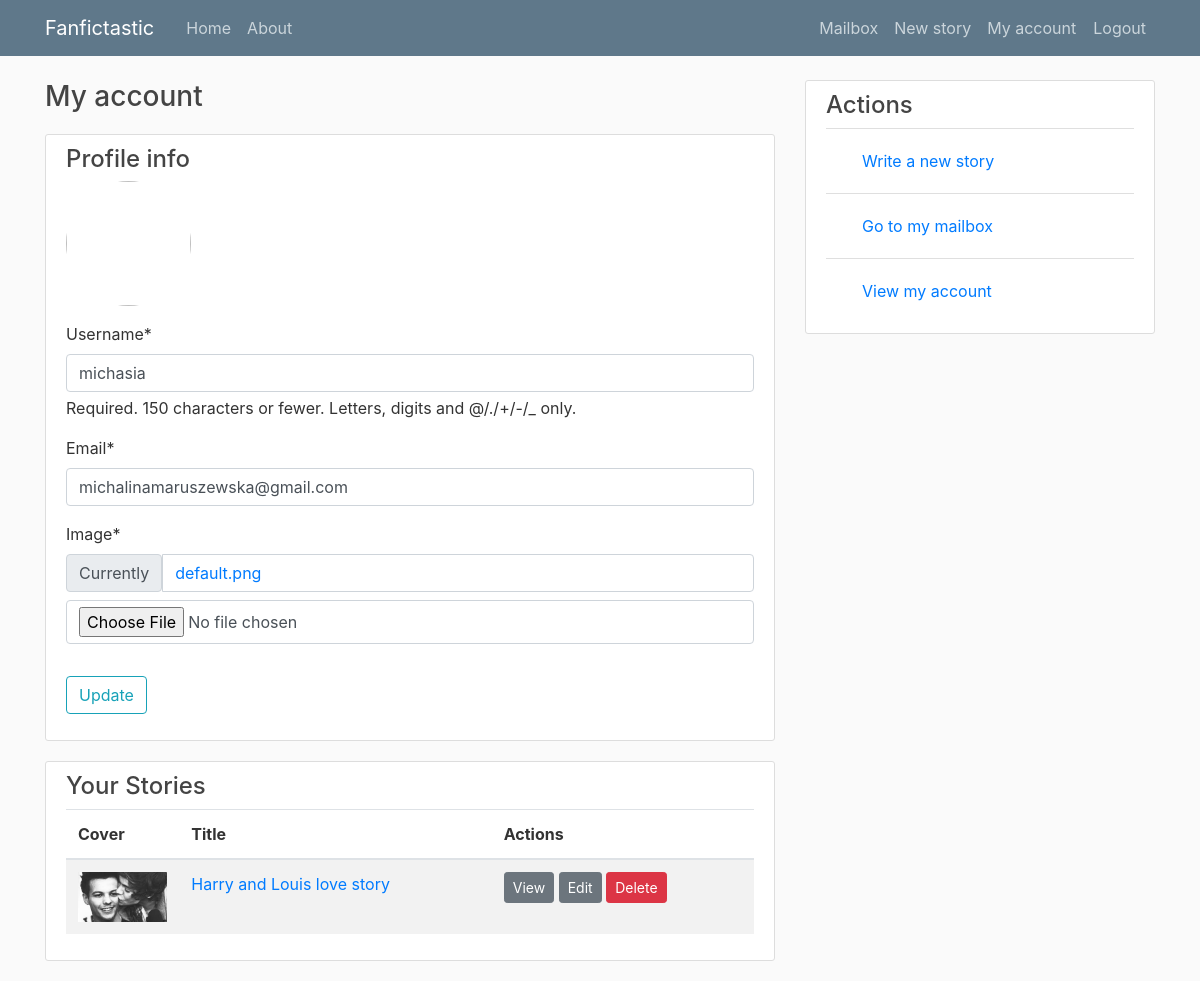
The app's page /profile/ (signed in), older data.
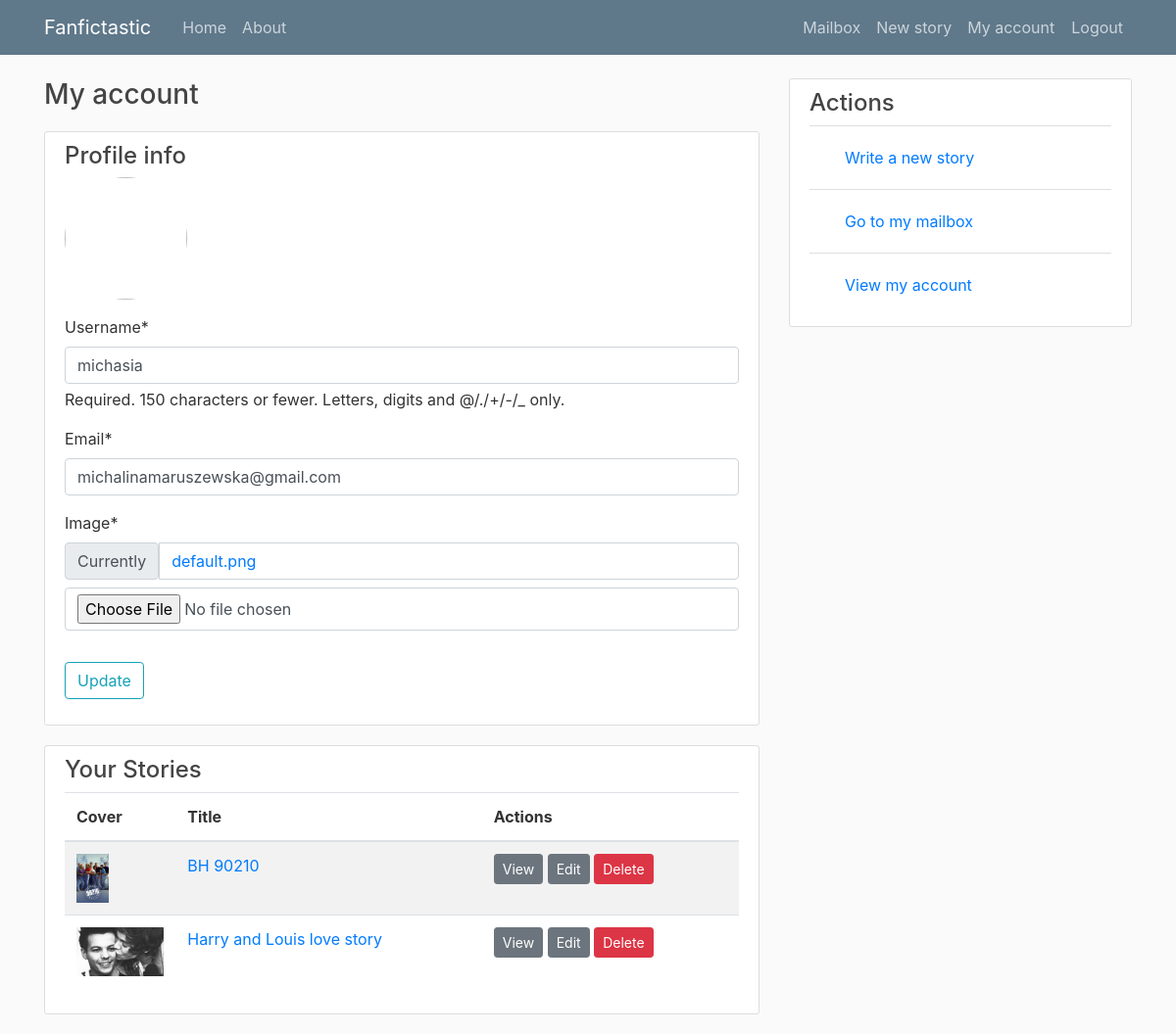
The same page, newer data.
### stories/models.py (models this page shows, shortened)
class Story(models.Model):
    STATUS_CHOICES = [
        ('draft', 'Draft (private)'),
        ('published', 'Published'),
    ]
    title = models.CharField(max_length=100)
    author = models.ForeignKey(User, on_delete=models.CASCADE, related_name='stories')
    summary = models.TextField(max_length=500)
    fandom = models.CharField(max_length=100)
    genre = models.ForeignKey(Genre, on_delete=models.SET_NULL, null=True, related_name='stories')
    status = models.CharField(
        max_length=20,
        choices=STATUS_CHOICES,
        default='draft'
    )
    date_published = models.DateTimeField(default=timezone.now)
    cover_image = models.ImageField(
        upload_to='covers/',
        storage=MediaCloudinaryStorage(),
        blank=True,
        null=True
    )
    def get_absolute_url(self):
        return reverse('story-detail', kwargs={'pk': self.pk})

### users/views.py (the view)
# urls.py: path('profile/', user_views.profile, name='profile'),
@login_required
def profile(request):
    if request.method == 'POST':
        u_form = UserUpdateForm(request.POST, instance=request.user)
        p_form = ProfileUpdateForm(request.POST,
                                request.FILES,
                                instance=request.user.profile)
        if u_form.is_valid() and p_form.is_valid():
            u_form.save()
            p_form.save()
            messages.success(request, f'Your account has been updated')
            return redirect('profile')
    else:
        u_form = UserUpdateForm(instance=request.user)
        p_form = ProfileUpdateForm(instance=request.user.profile)
    user_stories = request.user.stories.all().order_by('-date_published')
    context = {
        'u_form': u_form,
        'p_form': p_form,
        'stories': user_stories,
        'title': 'Profile',
    }
    return render(request, 'users/profile.html', context)

### users/forms.py
class UserUpdateForm(forms.ModelForm):
    email = forms.EmailField()
    class Meta:
        model = User
        fields = ['username', 'email']

class ProfileUpdateForm(forms.ModelForm):
    class Meta:
        model = Profile
        fields = ['image']

### users/models.py (called while the page is built)
    def get_image_url(self):
        if self.image: # Generate a Cloudinary thumbnail URL
            return cloudinary_url(
                self.image.name, width=300, height=300, crop="lfill"
            )[0]
        else: # Fallback to static default image
            return static('default-profile.png')

### users/templates/users/profile.html (shortened to what this page needs)
{% extends "stories/base.html" %}
{% load crispy_forms_tags %}
{% block content %}
<h1>My account</h1>
<div class="content-section">
    <h4>Profile info</h4>
    <form method="POST" enctype="multipart/form-data">
        <fieldset class="form-group">
            <div class="media">
                <img class="rounded-circle account-img" src="{{ user.profile.get_image_url }}">
            </div>
            {{ u_form|crispy }}
            {{ p_form|crispy }}
        </fieldset>
        <div class="form-group">
            <button class="btn btn-outline-info" type="submit">Update</button>
        </div>
    </form>
</div>
<div class="content-section">
    <h4>Your Stories</h4>
    {% if stories %}
    <table class="table table-striped align-middle">
        <thead>
            <tr>
                <th>Cover</th>
                <th>Title</th>
                <th>Actions</th>
            </tr>
        </thead>
        <tbody>
            {% for story in stories %}
            <tr>
                <td style="width: 80px;">
                    {% if story.cover_image %}
                    <img src="{{ story.cover_image.url }}" alt="{{ story.title }} cover" style="height:50px;">
                    {% else %}
                    <span class="text-muted">—</span>
                    {% endif %}
                </td>
                <td>
                    <a href="{{ story.get_absolute_url }}">
                        {{ story.title }}
                    </a>
                </td>
                <td>
                    <a class="btn btn-secondary btn-sm" href="{{ story.get_absolute_url }}">
                        View
                    </a>
                    <a class="btn btn-secondary btn-sm" href="{% url 'story-update' story.id %}">
                        Edit
                    </a>
                    <a class="btn btn-danger btn-sm" href="{% url 'story-delete' story.id %}">
                        Delete
                    </a>
                </td>
            </tr>
            {% endfor %}
        </tbody>
    </table>
    {% else %}
    <p>You haven’t written any stories yet.</p>
    {% endif %}
</div>
{% endblock content %}

Row changes from the older to the newer data that the page shows:
added Story: cover_image (picture), title "BH 90210"
